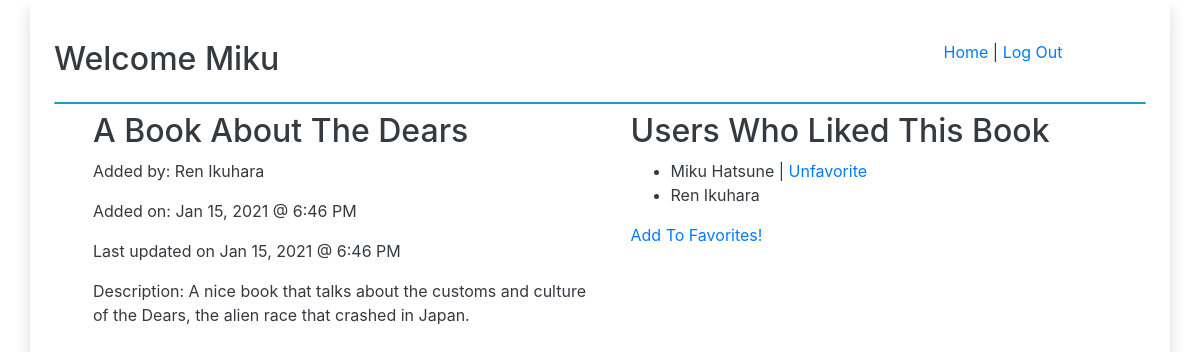
Page /book/2 (signed in) on the committed database.
### Favorite_Books/models.py (models this page shows)
class Users(models.Model):
    first_name = models.CharField(max_length = 100)
    last_name = models.CharField(max_length = 100)
    email = models.EmailField()
    password = models.CharField(max_length = 255)
    created_at = models.DateTimeField(auto_now_add = True)
    updated_at = models.DateTimeField(auto_now = True)
    objects = ValidationTest()

class Books(models.Model):
    title = models.CharField(max_length = 255)
    description = models.TextField()
    created_at = models.DateTimeField(auto_now_add = True)
    updated_at = models.DateTimeField(auto_now = True)
    uploaded_by = models.ForeignKey(
        Users,
        related_name = "books_added",
        on_delete = CASCADE
    )
    users_who_fav = models.ManyToManyField(
        Users,
        related_name = "fav_books",
    )

### Favorite_Books/views.py (the view)
# urls.py: path('book/<bookid>', views.view_book, name = 'view_book'),
def view_book(request, bookid):
    this_book = Books.objects.get(id = bookid)
    this_user = Users.objects.get(id = request.session['userid'])
    context = {
            'book': this_book,
            'loggedinuser': this_user,
            'pagetitle': this_book.title
        }
    if this_book.uploaded_by.id == this_user.id:
        return render(request, 'html/edit_book_info.html', context)
    else:
        return render(request, 'html/view_book_info.html', context)

### Favorite_Books/templates/html/view_book_info.html
{% extends "html/base.html" %}
{% block content %}
<div class="row ml-3 p-2">
    <div class="col-6">
        <h2>{{ book.title }}</h2>
        <p>Added by: {{ book.uploaded_by.first_name }} {{ book.uploaded_by.last_name }}</p>
        <p>Added on: {{ book.created_at|date:"M j, Y @ g:i A" }}</p>
        <p>Last updated on {{ book.updated_at|date:"M j, Y @ g:i A" }}</p>
        <p>Description: {{ book.description }}</p>
    </div>
    <div class="col-6">
        <h2>Users Who Liked This Book</h2>
        <ul>
            {% for userobj in book.users_who_fav.all %}
            <li>{{ userobj.first_name }} {{ userobj.last_name }}
                {% if userobj.id == loggedinuser.id %}
                | <a href="{% url 'unfavorite' book.id %}">Unfavorite</a>
                {% endif %}
            </li>
            {% endfor %}
        </ul>
        <p><a href="{% url 'fav_book' book.id %}">Add To Favorites!</a></p>
    </div>
</div>
{% endblock content %}

### Favorite_Books/templates/html/base.html (shortened to what this page needs)
{% load static %}
<!DOCTYPE html>
<html lang="en">
<head>
    <link rel="stylesheet" href="https://stackpath.bootstrapcdn.com/bootstrap/4.3.1/css/bootstrap.min.css">
</head>
<body>
    <div class="p-4 container rounded-lg shadow bg-gradient-light text-dark">
        <div class="row mt-3 mb-3">
            <div class="mr-5 col-9">
                <h2>Welcome {{ loggedinuser.first_name }}</h2>
            </div>
            <div class="col-2">
                <a href="{% url 'all_books' %}">Home</a> | <a href="{% url 'logout' %}">Log Out</a>
            </div>
        </div>
        <div class="w-100 h-3 bg-dark border border-info rounded"></div>
        {% block content %}
        {% endblock content %}
    </div>
</body>
</html>

### rows in the picture
Users: first_name "Miku", last_name "Hatsune", shows "Unfavorite"
Books: title "A Book About The Dears", uploaded_by.first_name "Ren", uploaded_by.last_name "Ikuhara", created_at "Jan 15, 2021 @ 6:46 PM", updated_at "Jan 15, 2021 @ 6:46 PM", description "A nice book that talks about the customs and culture of the Dears, the alien race that crashed in Japan."
Users: first_name "Ren", last_name "Ikuhara"
